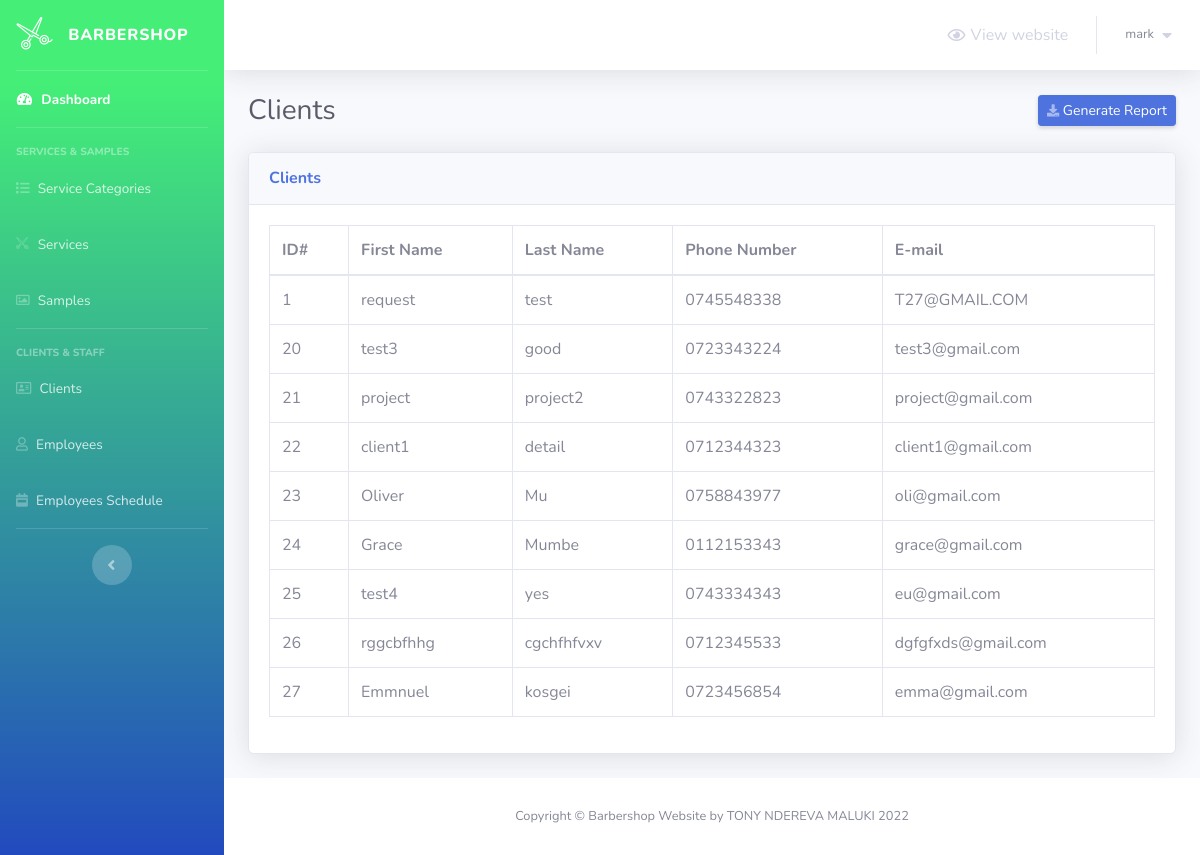
Screenshot of /admin/clients.php (signed in) with the database file from the repository.
### tables this page shows
CREATE TABLE `clients` (
  `client_id` int(5) NOT NULL,
  `first_name` varchar(30) NOT NULL,
  `last_name` varchar(30) NOT NULL,
  `phone_number` varchar(30) NOT NULL,
  `client_email` varchar(50) NOT NULL
);

### admin/clients.php (the view, shortened to what this page needs)
<?php
    include 'connect.php';
    include 'Includes/templates/header.php';
    if(isset($_SESSION['username_barbershop_Xw211qAAsq4']) && isset($_SESSION['password_barbershop_Xw211qAAsq4']))
    {
?>
        <div class="container-fluid">
            <div class="d-sm-flex align-items-center justify-content-between mb-4">
                <h1 class="h3 mb-0 text-gray-800">Clients</h1>
                <a href="#" class="d-none d-sm-inline-block btn btn-sm btn-primary shadow-sm">
                    <i class="fas fa-download fa-sm text-white-50"></i>
                    Generate Report
                </a>
            </div>
            <?php
                $stmt = $con->prepare("SELECT * FROM clients");
                $stmt->execute();
                $rows_clients = $stmt->fetchAll();
            ?>
            <div class="card shadow mb-4">
                <div class="card-header py-3">
                    <h6 class="m-0 font-weight-bold text-primary">Clients</h6>
                </div>
                <div class="card-body">
                    <div class="table-responsive">
                        <table class="table table-bordered">
                            <thead>
                                <tr>
                                    <th scope="col">ID#</th>
                                    <th scope="col">First Name</th>
                                    <th scope="col">Last Name</th>
                                    <th scope="col">Phone Number</th>
                                    <th scope="col">E-mail</th>
                                </tr>
                            </thead>
                            <tbody>
                                <?php
                                    foreach($rows_clients as $client)
                                    {
                                        echo "<tr>";
                                            echo "<td>";
                                                echo $client['client_id'];
                                            echo "</td>";
                                            echo "<td>";
                                                echo $client['first_name'];
                                            echo "</td>";
                                            echo "<td>";
                                                echo $client['last_name'];
                                            echo "</td>";
                                            echo "<td>";
                                                echo $client['phone_number'];
                                            echo "</td>";
                                            echo "<td>";
                                                echo $client['client_email'];
                                            echo "</td>";
                                        echo "</tr>";
                                    }
                                ?>
                            </tbody>
                        </table>
                    </div>
                </div>
            </div>
        </div>
<?php
        include 'Includes/templates/footer.php';
    }
    else
    {
        header('Location: login.php');
        exit();
    }
?>

### rows the page displays
clients: client_id "1", first_name "request", last_name "test", phone_number "0745548338", client_email "T27@GMAIL.COM"
clients: client_id "20", first_name "test3", last_name "good", phone_number "0723343224", client_email "test3@gmail.com"
clients: client_id "21", first_name "project", last_name "project2", phone_number "0743322823", client_email "project@gmail.com"
clients: client_id "22", first_name "client1", last_name "detail", phone_number "0712344323", client_email "client1@gmail.com"
clients: client_id "23", first_name "Oliver", last_name "Mu", phone_number "0758843977", client_email "oli@gmail.com"
clients: client_id "24", first_name "Grace", last_name "Mumbe", phone_number "0112153343", client_email "grace@gmail.com"
clients: client_id "25", first_name "test4", last_name "yes", phone_number "0743334343", client_email "eu@gmail.com"
clients: client_id "26", first_name "rggcbfhhg", last_name "cgchfhfvxv", phone_number "0712345533", client_email "dgfgfxds@gmail.com"
clients: client_id "27", first_name "Emmnuel", last_name "kosgei", phone_number "0723456854", client_email "emma@gmail.com"

### other values shown
$_SESSION['username_barbershop_Xw211qAAsq4'] "mark"
